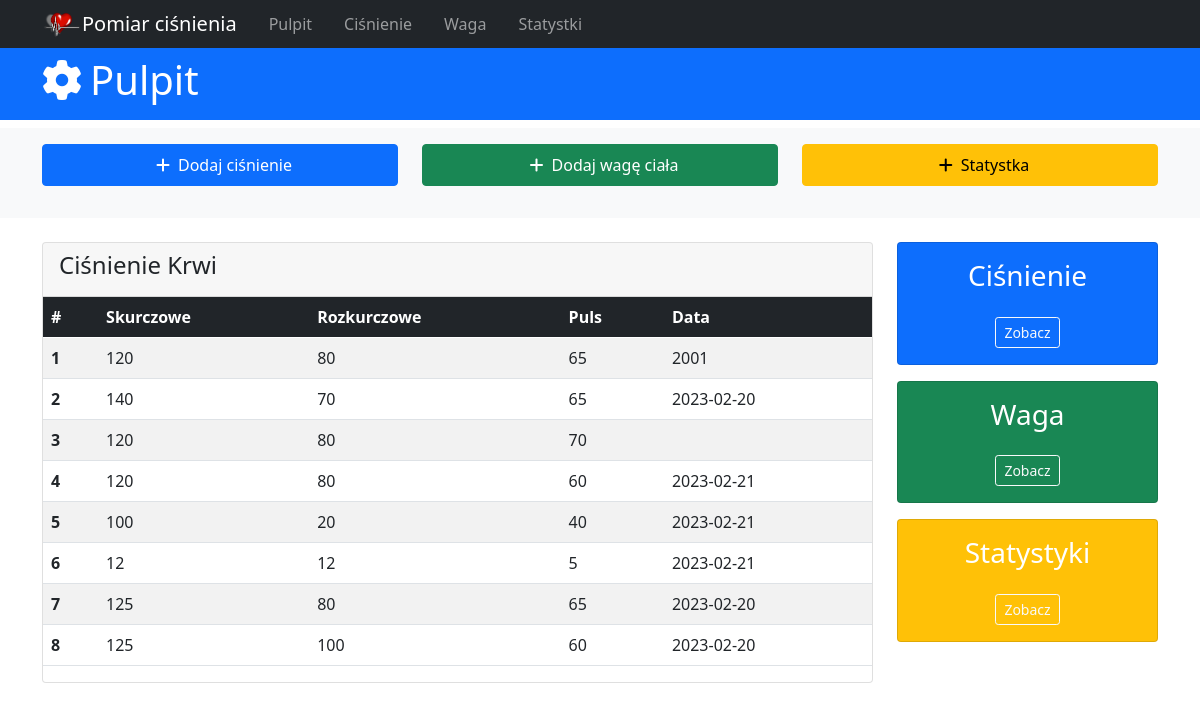
Before: / with the older database file.
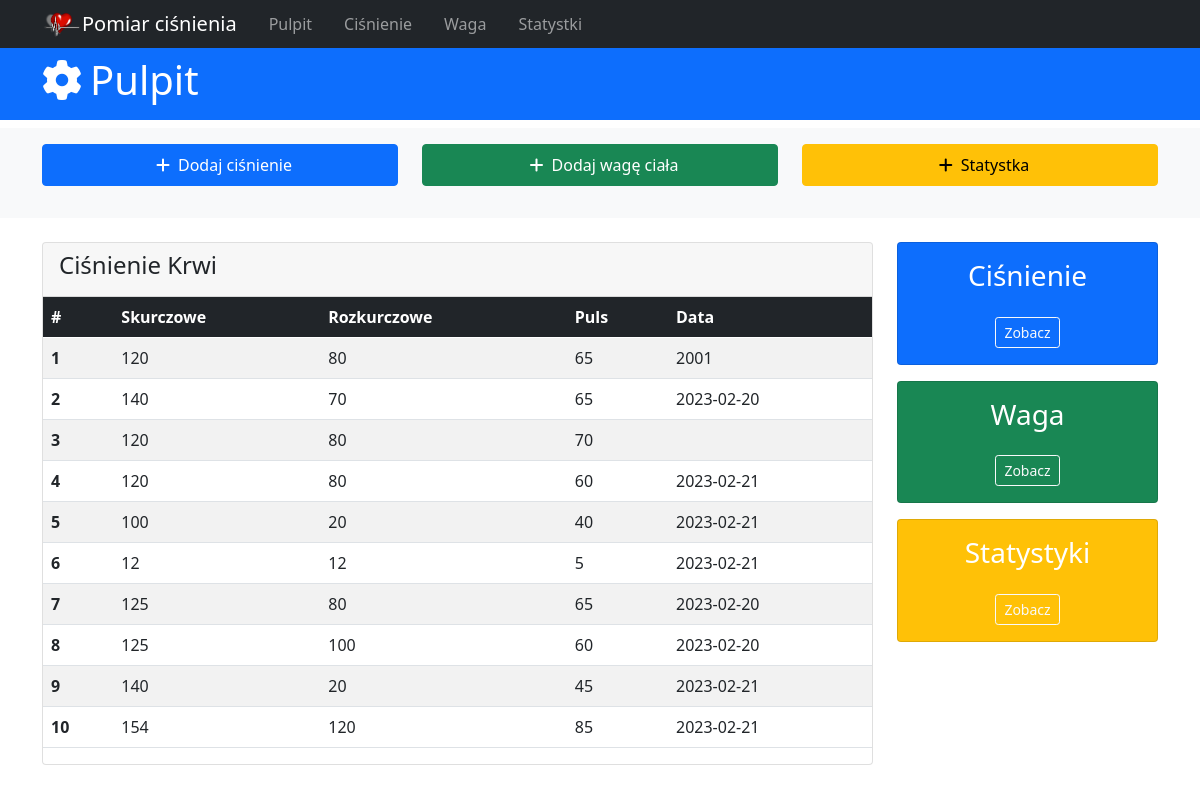
After: the same page with the newer database file.
### tables this page shows
CREATE TABLE blood_pressure(id integer primary key autoincrement, upper_pressure int, down_pressure int, pressure int, date_of_pressure date not null default(date()), description text, time_of_day VARCHAR(10));

### app.py (the view)
@app.route('/')
def index():
  db = get_db()
  sql_command = 'select id, upper_pressure, down_pressure, pressure, date_of_pressure, date_of_pressure, description from blood_pressure;'
  cur = db.execute(sql_command)
  bloods = cur.fetchall()
  return render_template('index.html', bloods=bloods)

### app.py (called while the page is built)
def get_db():
  if not hasattr(g, 'sqlite_db'):
    conn = sqlite3.connect(app_info['db_file'])
    conn.row_factory = sqlite3.Row
    g.sqlite_db = conn
  return g.sqlite_db

### templates/index.html (shortened to what this page needs)
{% extends 'base.html' %} {% block content %}
<header>
  <div id="main-header" class="py-2 bg-primary text-white">
    <div class="container">
      <div class="row">
        <div class="col-md-6">
          <h1><i class="fas fa-cog pe-2"></i>Pulpit</h1>
        </div>
      </div>
    </div>
  </div>
</header>
{{super()}}
<section id="main-window">
  <div class="container">
    <div class="row">
      <div class="col-md-9">
        <div class="card">
          <div class="card-header">
            <h4>Ciśnienie Krwi</h4>
          </div>
          <table class="table table-striped">
            <thead class="table-dark">
              <tr>
                <th scope="col">#</th>
                <th scope="col">Skurczowe</th>
                <th scope="col">Rozkurczowe</th>
                <th scope="col">Puls</th>
                <th scope="col">Data</th>
              </tr>
            </thead>
            <tbody>
              {% for blood in bloods %}
              <tr>
                <th scope="row">{{blood.id}}</th>
                <td>{{blood.upper_pressure}}</td>
                <td>{{blood.down_pressure}}</td>
                <td>{{blood.pressure}}</td>
                <td>{{blood.date_of_pressure}}</td>
              </tr>
              {% endfor %}
            </tbody>
          </table>
        </div>
      </div>
      <div class="col md-3">
        <div class="card bg-primary text-center text-white mb-3">
          <div class="card-body">
            <h3>Ciśnienie</h3>
            <a
              href="{{url_for('pressure_history')}}"
              class="btn btn-outline-light btn-sm mt-3"
              >Zobacz</a
            >
          </div>
        </div>
        <div class="card bg-success text-center text-white mb-3">
          <div class="card-body">
            <h3>Waga</h3>
            <a href="#" class="btn btn-outline-light btn-sm mt-3">Zobacz</a>
          </div>
        </div>
        <div class="card bg-warning text-center text-white">
          <div class="card-body">
            <h3>Statystyki</h3>
            <a href="#" class="btn btn-outline-light btn-sm mt-3">Zobacz</a>
          </div>
        </div>
      </div>
    </div>
  </div>
</section>
{% endblock %}

Changed rows visible on the page:
added blood_pressure: id "9", upper_pressure "140", down_pressure "20", pressure "45", date_of_pressure "2023-02-21"
added blood_pressure: id "10", upper_pressure "154", down_pressure "120", pressure "85", date_of_pressure "2023-02-21"
